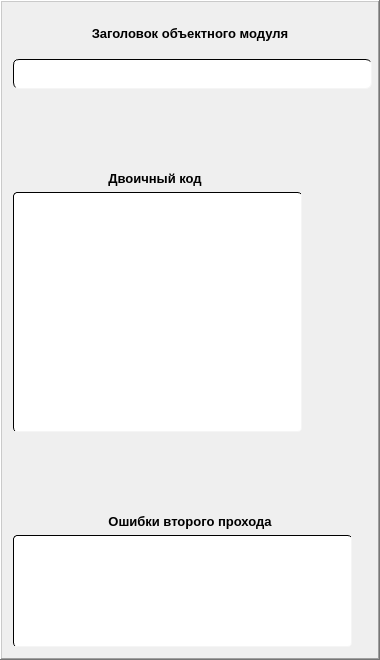
     <widget class="QFrame" name="frame_third">
      <property name="minimumSize">
       <size>
        <width>380</width>
        <height>660</height>
       </size>
      </property>
      <property name="maximumSize">
       <size>
        <width>380</width>
        <height>660</height>
       </size>
      </property>
      <property name="font">
       <font>
        <family>System</family>
        <pointsize>10</pointsize>
        <bold>true</bold>
       </font>
      </property>
      <property name="frameShape">
       <enum>QFrame::WinPanel</enum>
      </property>
      <property name="frameShadow">
       <enum>QFrame::Raised</enum>
      </property>
      <layout class="QGridLayout" name="gridLayout_3">
       <item row="0" column="0" colspan="2">
        <layout class="QVBoxLayout" name="verticalLayout_6">
         <item>
          <widget class="QLabel" name="label_OMH">
           <property name="font">
            <font>
             <family>System</family>
             <pointsize>10</pointsize>
             <bold>true</bold>
            </font>
           </property>
           <property name="text">
            <string>Заголовок объектного модуля</string>
           </property>
           <property name="alignment">
            <set>Qt::AlignCenter</set>
           </property>
          </widget>
         </item>
         <item>
          <widget class="QTableWidget" name="tableWidget_OMH">
           <property name="minimumSize">
            <size>
             <width>359</width>
             <height>30</height>
            </size>
           </property>
           <property name="maximumSize">
            <size>
             <width>359</width>
             <height>30</height>
            </size>
           </property>
           <property name="font">
            <font>
             <family>System</family>
             <pointsize>10</pointsize>
             <bold>true</bold>
            </font>
           </property>
           <property name="cursor" stdset="0">
            <cursorShape>PointingHandCursor</cursorShape>
           </property>
           <property name="toolTip">
            <string/>
           </property>
           <property name="styleSheet">
            <string notr="true">QTableWidget {
    background-color: #ffffff;
    border-top: 1px solid #000000;
    border-left: 1px solid #000000;
    border-right: 1px solid #f5f5f5;
    border-bottom: 1px solid #f5f5f5;
    border-radius: 6px;
    gridline-color: #e0e0e0;
}

QTableWidget QTableWidgetItem {
    padding: 5px;
}

QTableWidget QTableWidgetItem:hover {
    background-color: #e0d8d0;
}

QTableWidget QScrollBar:vertical {
    border: 2px solid #8a8a8a;
    background: #f5f5f5;
    width: 12px;
    background-clip: padding;
}

QTableWidget QScrollBar::handle:vertical {
    background: #e0d8d0;
    border-radius: 6px;
}

QTableWidget QScrollBar::handle:vertical:hover {
    background: #d0b9a3;
}

QTableWidget QScrollBar::add-line:vertical, 
QTableWidget QScrollBar::sub-line:vertical {
    border: 2px solid #8a8a8a;
    background: #f5f5f5;
    width: 12px;
}
</string>
           </property>
           <property name="frameShape">
            <enum>QFrame::WinPanel</enum>
           </property>
           <property name="editTriggers">
            <set>QAbstractItemView::NoEditTriggers</set>
           </property>
           <attribute name="horizontalHeaderVisible">
            <bool>false</bool>
           </attribute>
           <attribute name="horizontalHeaderMinimumSectionSize">
            <number>115</number>
           </attribute>
           <attribute name="horizontalHeaderDefaultSectionSize">
            <number>115</number>
           </attribute>
           <attribute name="verticalHeaderVisible">
            <bool>false</bool>
           </attribute>
           <attribute name="verticalHeaderMinimumSectionSize">
            <number>25</number>
           </attribute>
           <attribute name="verticalHeaderDefaultSectionSize">
            <number>25</number>
           </attribute>
           <row>
            <property name="text">
             <string>Новая строка</string>
            </property>
           </row>
          </widget>
         </item>
        </layout>
       </item>
       <item row="1" column="0">
        <spacer name="verticalSpacer_3">
         <property name="font">
          <font>
           <family>System</family>
           <pointsize>10</pointsize>
           <bold>true</bold>
          </font>
         </property>
         <property name="orientation">
          <enum>Qt::Vertical</enum>
         </property>
         <property name="sizeHint" stdset="0">
          <size>
           <width>20</width>
           <height>59</height>
          </size>
         </property>
        </spacer>
       </item>
       <item row="2" column="0">
        <layout class="QVBoxLayout" name="verticalLayout_7">
         <item>
          <widget class="QLabel" name="label_binary_code">
           <property name="font">
            <font>
             <family>System</family>
             <pointsize>10</pointsize>
             <bold>true</bold>
            </font>
           </property>
           <property name="text">
            <string>Двоичный код</string>
           </property>
           <property name="alignment">
            <set>Qt::AlignCenter</set>
           </property>
          </widget>
         </item>
         <item>
          <widget class="QTextEdit" name="textEdit_binary_code">
           <property name="minimumSize">
            <size>
             <width>289</width>
             <height>240</height>
            </size>
           </property>
           <property name="maximumSize">
            <size>
             <width>289</width>
             <height>240</height>
            </size>
           </property>
           <property name="font">
            <font>
             <family>System</family>
             <pointsize>10</pointsize>
             <bold>true</bold>
            </font>
           </property>
           <property name="cursor" stdset="0">
            <cursorShape>IBeamCursor</cursorShape>
           </property>
           <property name="styleSheet">
            <string notr="true">QTextEdit {
    background-color: #ffffff;
    border-top: 1px solid #000000;
    border-left: 1px solid #000000;
    border-right: 1px solid #f5f5f5;
    border-bottom: 1px solid #f5f5f5;
    border-radius: 4px;
    padding: 10px;
    color: #333333;
    selection-background-color: #e0d8d0;
    selection-color: #333333;
}

QTextEdit:focus {
    border-top: 1px solid #000000;
    border-left: 1px solid #000000;
    border-right: 1px solid #d0b9a3;
    border-bottom: 1px solid #d0b9a3; 
}

QTextEdit:hover {
    border-top: 1px solid #000000;
    border-left: 1px solid #000000;
    border-right: 1px solid #d0b9a3;
    border-bottom: 1px solid #d0b9a3;
}

QTextEdit QScrollBar:vertical {
    border: 2px solid #8a8a8a;
    background: #f5f5f5;
    width: 12px;
    background-clip: padding;
}

QTextEdit QScrollBar::handle:vertical {
    background: #e0d8d0;
    border-radius: 6px;
}

QTextEdit QScrollBar::handle:vertical:hover {
    background: #d0b9a3;
}

QTextEdit QScrollBar::add-line:vertical, 
QTextEdit QScrollBar::sub-line:vertical {
    border: 2px solid #8a8a8a;
    background: #f5f5f5;
    width: 12px;
}
</string>
           </property>
           <property name="frameShape">
            <enum>QFrame::WinPanel</enum>
           </property>
           <property name="readOnly">
            <bool>true</bool>
           </property>
          </widget>
         </item>
        </layout>
       </item>
       <item row="2" column="1">
        <spacer name="horizontalSpacer_4">
         <property name="font">
          <font>
           <family>System</family>
           <pointsize>10</pointsize>
           <bold>true</bold>
          </font>
         </property>
         <property name="orientation">
          <enum>Qt::Horizontal</enum>
         </property>
         <property name="sizeHint" stdset="0">
          <size>
           <width>60</width>
           <height>20</height>
          </size>
         </property>
        </spacer>
       </item>
       <item row="3" column="0">
        <spacer name="verticalSpacer_4">
         <property name="font">
          <font>
           <family>System</family>
           <pointsize>10</pointsize>
           <bold>true</bold>
          </font>
         </property>
         <property name="orientation">
          <enum>Qt::Vertical</enum>
         </property>
         <property name="sizeHint" stdset="0">
          <size>
           <width>20</width>
           <height>68</height>
          </size>
         </property>
        </spacer>
       </item>
       <item row="4" column="0" colspan="2">
        <layout class="QVBoxLayout" name="verticalLayout_8">
         <item>
          <widget class="QLabel" name="label_SPE">
           <property name="font">
            <font>
             <family>System</family>
             <pointsize>10</pointsize>
             <bold>true</bold>
            </font>
           </property>
           <property name="text">
            <string>Ошибки второго прохода</string>
           </property>
           <property name="alignment">
            <set>Qt::AlignCenter</set>
           </property>
          </widget>
         </item>
         <item>
          <widget class="QTextEdit" name="textEdit_SPE">
           <property name="minimumSize">
            <size>
             <width>339</width>
             <height>112</height>
            </size>
           </property>
           <property name="maximumSize">
            <size>
             <width>339</width>
             <height>112</height>
            </size>
           </property>
           <property name="font">
            <font>
             <family>Times New Roman</family>
             <pointsize>14</pointsize>
            </font>
           </property>
           <property name="cursor" stdset="0">
            <cursorShape>IBeamCursor</cursorShape>
           </property>
           <property name="styleSheet">
            <string notr="true">QTextEdit {
    background-color: #ffffff;
    border-top: 1px solid #000000;
    border-left: 1px solid #000000;
    border-right: 1px solid #f5f5f5;
    border-bottom: 1px solid #f5f5f5;
    border-radius: 4px;
    padding: 10px;
    color: #333333;
    selection-background-color: #e0d8d0;
    selection-color: #333333;
}

QTextEdit:focus {
    border-top: 1px solid #000000;
    border-left: 1px solid #000000;
    border-right: 1px solid #d0b9a3;
    border-bottom: 1px solid #d0b9a3;
}

QTextEdit:hover {
    border-top: 1px solid #000000;
    border-left: 1px solid #000000;
    border-right: 1px solid #d0b9a3;
    border-bottom: 1px solid #d0b9a3;
}

QTextEdit QScrollBar:vertical {
    border: 2px solid #8a8a8a;
    background: #f5f5f5;
    width: 12px;
    background-clip: padding;
}

QTextEdit QScrollBar::handle:vertical {
    background: #e0d8d0;
    border-radius: 6px;
}

QTextEdit QScrollBar::handle:vertical:hover {
    background: #d0b9a3;
}

QTextEdit QScrollBar::add-line:vertical, 
QTextEdit QScrollBar::sub-line:vertical {
    border: 2px solid #8a8a8a;
    background: #f5f5f5;
    width: 12px;
}
</string>
           </property>
           <property name="frameShape">
            <enum>QFrame::WinPanel</enum>
           </property>
           <property name="readOnly">
            <bool>true</bool>
           </property>
          </widget>
         </item>
        </layout>
       </item>
      </layout>
     </widget>
